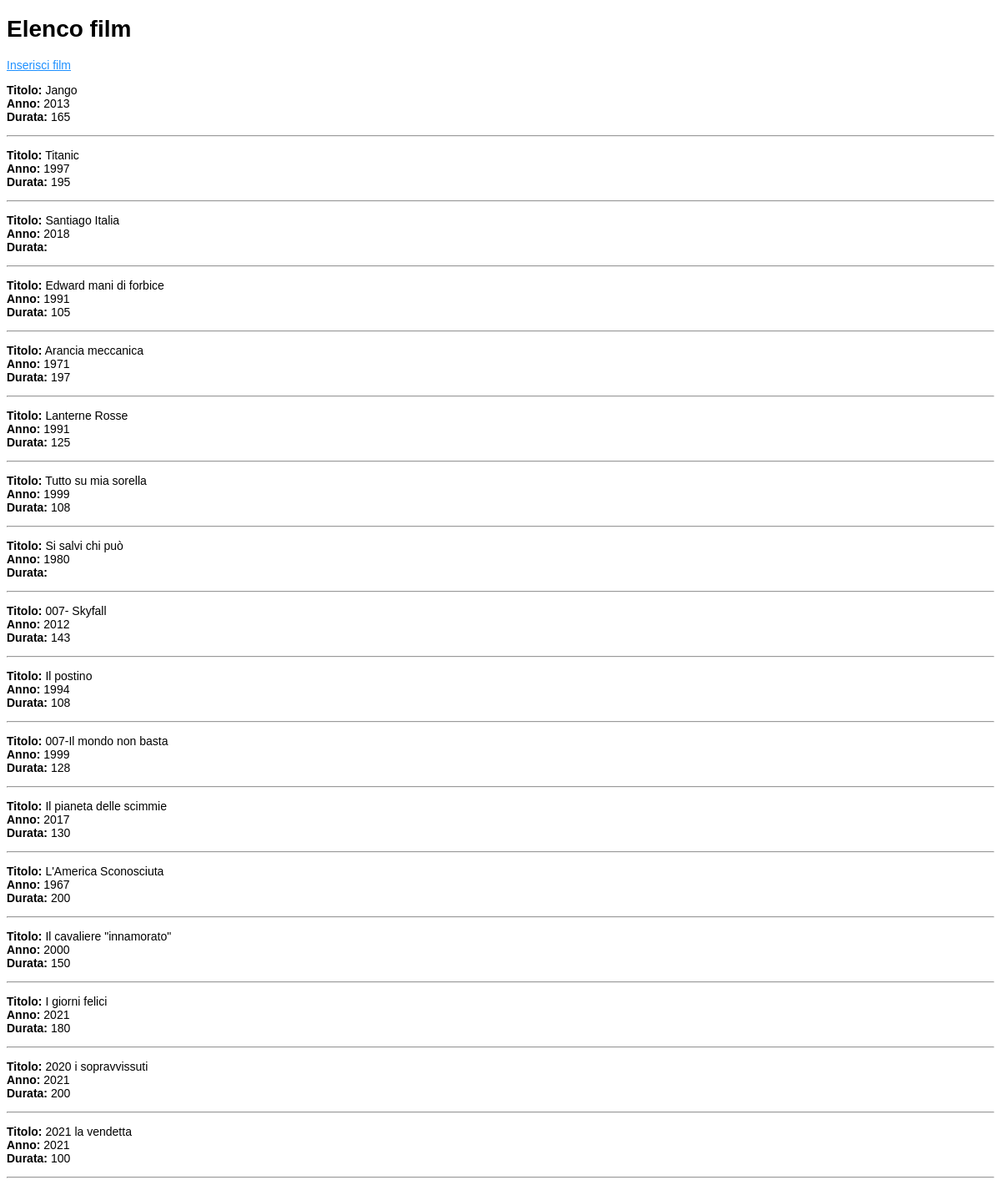
The page /elenco-film.php on the database its author committed.
### tables this page shows
CREATE TABLE IF NOT EXISTS `film` (
  `idF` int(11) NOT NULL AUTO_INCREMENT,
  `titolo` varchar(50) NOT NULL,
  `anno` int(11) DEFAULT NULL,
  `durata` int(11) DEFAULT NULL COMMENT 'durata in minuti',
  `incasso` int(11) DEFAULT NULL,
  `idr` varchar(6) DEFAULT NULL,
  PRIMARY KEY (`idF`),
  KEY `FK_film_registi` (`idr`),
  CONSTRAINT `FK_film_registi` FOREIGN KEY (`idr`) REFERENCES `registi` (`idr`) ON DELETE SET NULL ON UPDATE CASCADE
);

### elenco-film.php (the view, shortened to what this page needs)
<?php
require_once 'connessione.php';
$query = "SELECT * FROM film";
$comando = $dbconn->prepare($query);
$esegui = $comando->execute();
?>
<!DOCTYPE html>
<html lang="it">
<head>
    <link rel="stylesheet" href="style.css" />
</head>
<body>
    <h1>Elenco film</h1>
    <p><a href="inserimento-film.php">Inserisci film</a></p>
    <?php
    if($esegui == true) {
        while($riga = $comando->fetch()) {
            $titolo = $riga['titolo'];
            $anno = $riga['anno'];
            $durata = $riga['durata'];
            echo "<p>
                <b>Titolo:</b> $titolo<br />
                <b>Anno:</b> $anno<br />
                <b>Durata: </b> $durata
            </p><hr />";
        }
    } else {
        echo "Si è verificato un errore con la query";
    }
    ?>
</body>
</html>

### style.css (style rules this page uses)
body { font-family: Arial, Helvetica, sans-serif; font-size: 14px; }
a:link { color: dodgerblue; }

### rows shown on the page
film: titolo "Jango", anno "2013", durata "165"
film: titolo "Titanic", anno "1997", durata "195"
film: titolo "Santiago Italia", anno "2018"
film: titolo "Edward mani di forbice", anno "1991", durata "105"
film: titolo "Arancia meccanica", anno "1971", durata "197"
film: titolo "Lanterne Rosse", anno "1991", durata "125"
film: titolo "Tutto su mia sorella", anno "1999", durata "108"
film: titolo "Si salvi chi può", anno "1980"
film: titolo "007- Skyfall", anno "2012", durata "143"
film: titolo "Il postino", anno "1994", durata "108"
film: titolo "007-Il mondo non basta", anno "1999", durata "128"
film: titolo "Il pianeta delle scimmie", anno "2017", durata "130"
film: titolo "L'America Sconosciuta", anno "1967", durata "200"
film: titolo "Il cavaliere \"innamorato\"", anno "2000", durata "150"
film: titolo "I giorni felici", anno "2021", durata "180"
film: titolo "2020 i sopravvissuti", anno "2021", durata "200"
film: titolo "2021 la vendetta", anno "2021", durata "100"
